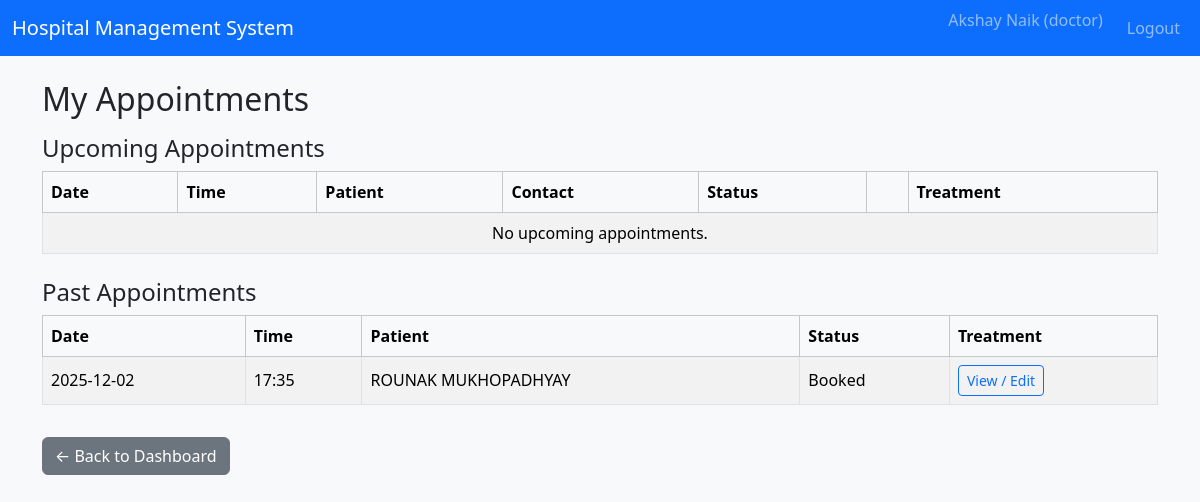
/doctor/appointments (signed in), run on an earlier commit of the app's database.
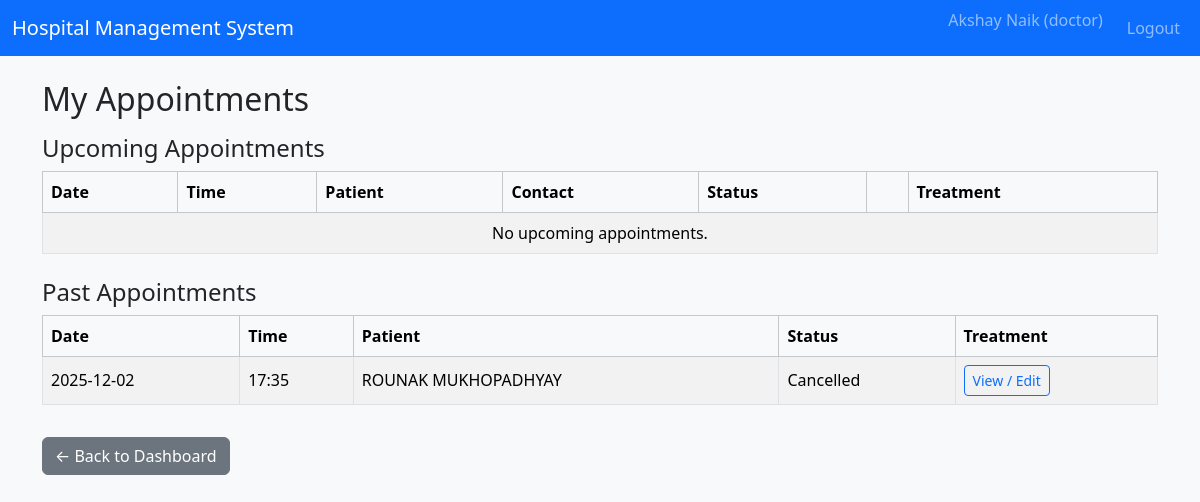
And on a later commit of the database.
### tables this page shows
CREATE TABLE appointments (
            id INTEGER PRIMARY KEY AUTOINCREMENT,
            patient_id INTEGER NOT NULL,
            doctor_id INTEGER NOT NULL,
            date TEXT NOT NULL, -- YYYY-MM-DD
            time TEXT NOT NULL, -- HH:MM
            status TEXT NOT NULL CHECK(status IN ('Booked', 'Completed', 'Cancelled')),
            created_at TEXT NOT NULL,
            updated_at TEXT NOT NULL,
            FOREIGN KEY(patient_id) REFERENCES patients(id),
            FOREIGN KEY(doctor_id) REFERENCES doctors(id),
            UNIQUE(doctor_id, date, time) -- prevent double booking
        );

CREATE TABLE users (
            id INTEGER PRIMARY KEY AUTOINCREMENT,
            username TEXT UNIQUE NOT NULL,
            password_hash TEXT NOT NULL,
            full_name TEXT NOT NULL,
            email TEXT,
            phone TEXT,
            role TEXT NOT NULL CHECK(role IN ('admin', 'doctor', 'patient')),
            is_active INTEGER NOT NULL DEFAULT 1,
            created_at TEXT NOT NULL
        );

### controllers/routes.py (the view)
@main_bp.route("/doctor/appointments")
@login_required
@role_required("doctor")
def doctor_appointments():
    doctor_id = get_current_doctor_id()
    if not doctor_id:
        flash("Doctor profile not found.", "danger")
        return redirect(url_for("main.doctor_dashboard"))
    conn = get_db_connection()
    cur = conn.cursor()
    cur.execute(
        """
        SELECT a.*, u.full_name AS patient_name, u.phone
        FROM appointments a
        JOIN patients p ON a.patient_id = p.id
        JOIN users u ON p.user_id = u.id
        WHERE a.doctor_id = ?
        ORDER BY a.date DESC, a.time DESC;
        """,
        (doctor_id,),
    )
    rows = cur.fetchall()
    conn.close()
    today_str = date_cls.today().isoformat()
    upcoming = []
    past = []
    for r in rows:
        if r["date"] >= today_str and r["status"] == "Booked":
            upcoming.append(r)
        else:
            past.append(r)
    return render_template("doctor_appointments.html", upcoming=upcoming, past=past)

### controllers/routes.py (called while the page is built)
def login_required(view_func):
    @wraps(view_func)
    def wrapped(*args, **kwargs):
        if "user_id" not in session:
            flash("Please log in to continue.", "warning")
            return redirect(url_for("main.login"))
        return view_func(*args, **kwargs)
    return wrapped

def role_required(role):
    def decorator(view_func):
        @wraps(view_func)
        def wrapped(*args, **kwargs):
            if "user_id" not in session or session.get("role") != role:
                flash("Unauthorized access.", "danger")
                return redirect(url_for("main.login"))
            return view_func(*args, **kwargs)
        return wrapped
    return decorator

def get_current_doctor_id():
    if "user_id" not in session:
        return None
    conn = get_db_connection()
    cur = conn.cursor()
    cur.execute(
        "SELECT d.id FROM doctors d JOIN users u ON d.user_id = u.id WHERE u.id = ?;",
        (session["user_id"],),
    )
    row = cur.fetchone()
    conn.close()
    return row["id"] if row else None

### models/models.py (called while the page is built)
def get_db_connection():
    conn = sqlite3.connect(DB_PATH)
    conn.row_factory = sqlite3.Row
    return conn

### templates/doctor_appointments.html (shortened to what this page needs)
{% extends "base.html" %}
{% block content %}
<h2>My Appointments</h2>
<h4 class="mt-3">Upcoming Appointments</h4>
<table class="table table-striped table-bordered align-middle">
    <thead class="table-light">
        <tr>
            <th>Date</th>
            <th>Time</th>
            <th>Patient</th>
            <th>Contact</th>
            <th>Status</th>
            <th></th>
            <th>Treatment</th>
        </tr>
    </thead>
    <tbody>
    {% if upcoming %}
        {% for a in upcoming %}
        <tr>
            <td>{{ a['date'] }}</td>
            <td>{{ a['time'] }}</td>
            <td>{{ a['patient_name'] }}</td>
            <td>{{ a['phone'] or '-' }}</td>
            <td>{{ a['status'] }}</td>
            <td>
                {% if a['status'] == 'Booked' %}
                <a
                    href="{{ url_for('main.doctor_update_appointment_status', appointment_id=a['id'], new_status='Completed') }}"
                    class="btn btn-sm btn-success me-1"
                >
                    Mark Completed
                </a>
                <a
                    href="{{ url_for('main.doctor_update_appointment_status', appointment_id=a['id'], new_status='Cancelled') }}"
                    class="btn btn-sm btn-danger"
                >
                    Cancel
                </a>
                {% endif %}
            </td>
            <td>
                <a
                    href="{{ url_for('main.doctor_treatment', appointment_id=a['id']) }}"
                    class="btn btn-sm btn-outline-primary"
                >
                    Add / Edit
                </a>
            </td>
        </tr>
        {% endfor %}
    {% else %}
        <tr>
            <td colspan="7" class="text-center">No upcoming appointments.</td>
        </tr>
    {% endif %}
    </tbody>
</table>
<h4 class="mt-4">Past Appointments</h4>
<table class="table table-striped table-bordered align-middle">
    <thead class="table-light">
        <tr>
            <th>Date</th>
            <th>Time</th>
            <th>Patient</th>
            <th>Status</th>
            <th>Treatment</th>
        </tr>
    </thead>
    <tbody>
    {% if past %}
        {% for a in past %}
        <tr>
            <td>{{ a['date'] }}</td>
            <td>{{ a['time'] }}</td>
            <td>{{ a['patient_name'] }}</td>
            <td>{{ a['status'] }}</td>
            <td>
                <a
                    href="{{ url_for('main.doctor_treatment', appointment_id=a['id']) }}"
                    class="btn btn-sm btn-outline-primary"
                >
                    View / Edit
                </a>
            </td>
        </tr>
        {% endfor %}
    {% else %}
        <tr>
            <td colspan="5" class="text-center">No past appointments yet.</td>
        </tr>
    {% endif %}
    </tbody>
</table>
<a href="{{ url_for('main.doctor_dashboard') }}" class="btn btn-secondary mt-3">
    ← Back to Dashboard
</a>
{% endblock %}

What changed in the data, as far as the page shows it:
changed appointments "ROUNAK MUKHOPADHYAY": status "Booked" → "Cancelled"
